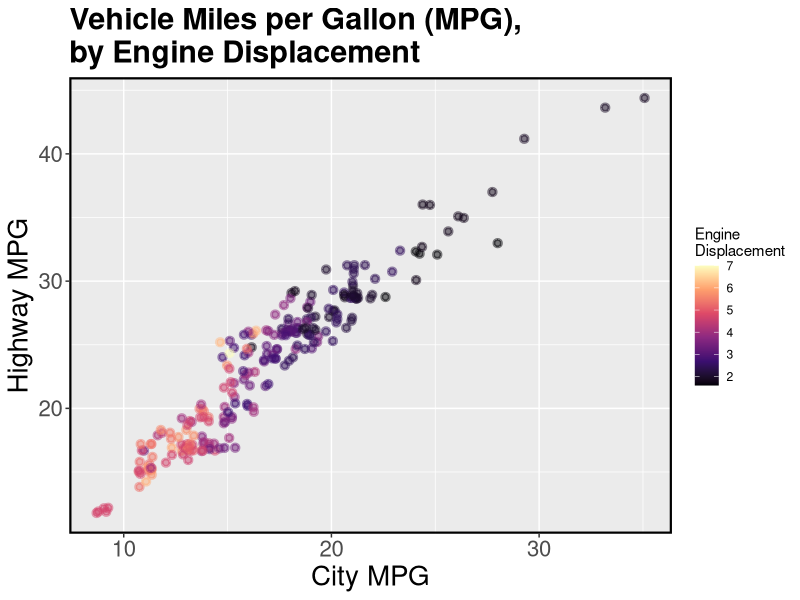
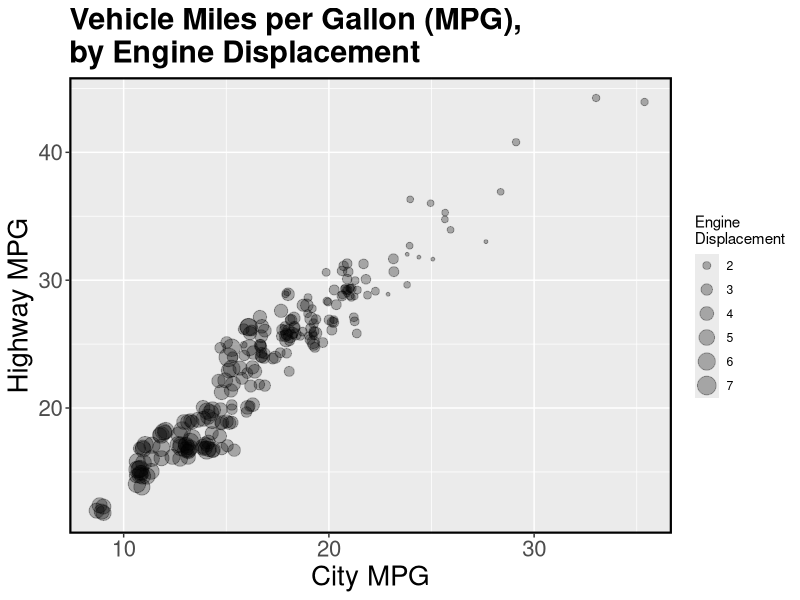
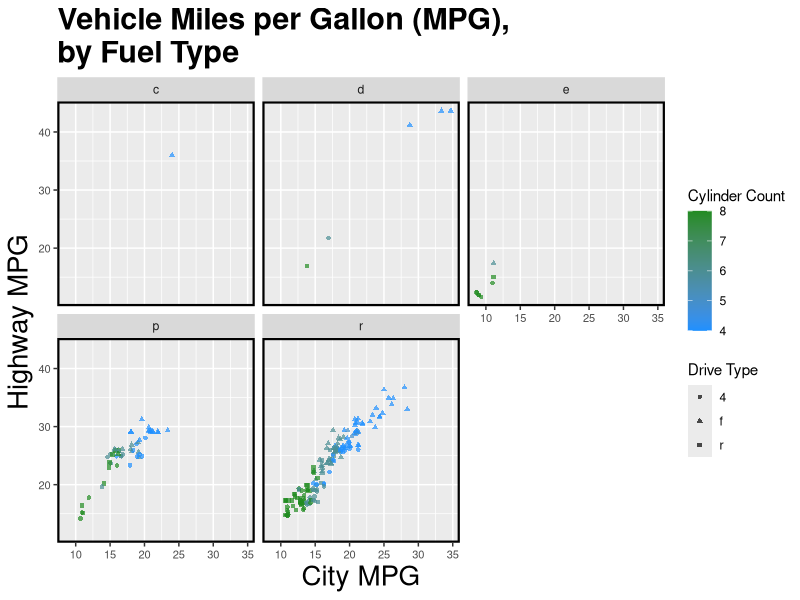
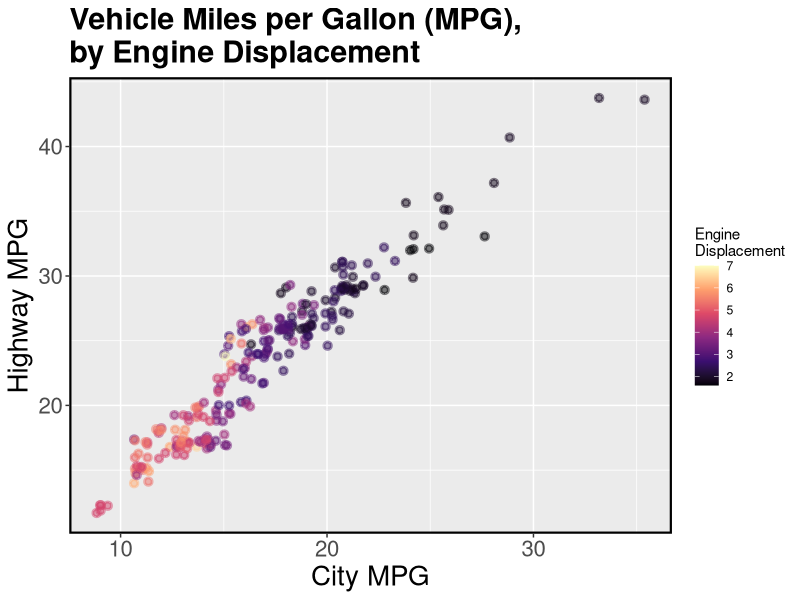
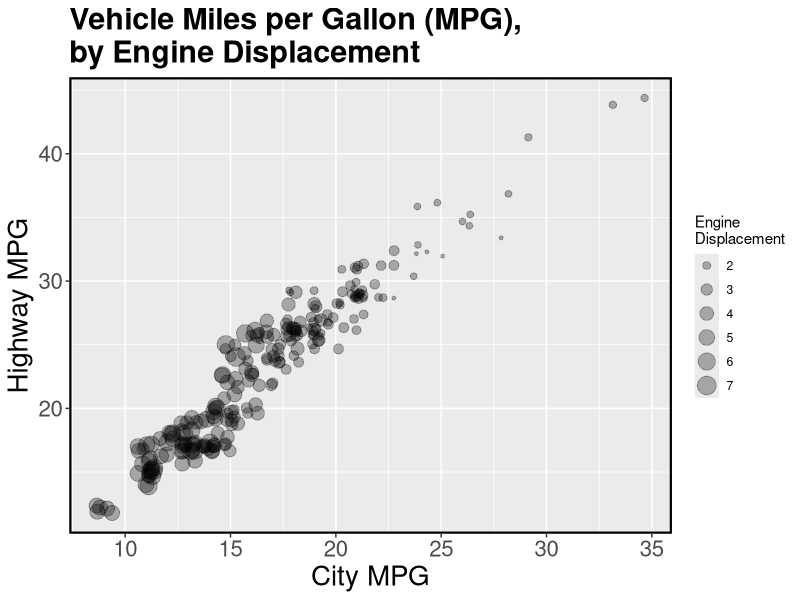
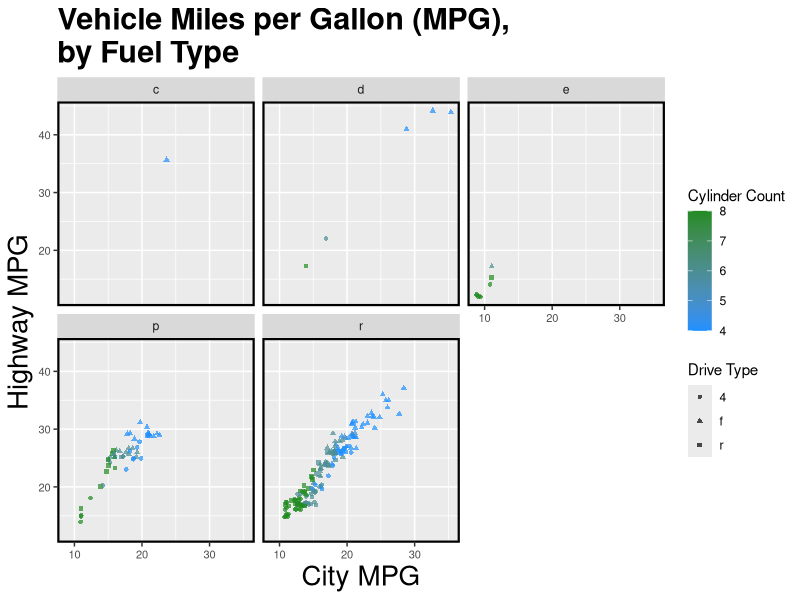

Reproduce these figures in R, in order.
## ---- chunk 1
knitr::opts_chunk$set(echo = TRUE, warning = FALSE, message = FALSE)

# Change working dir in RMarkdown cell
knitr::opts_knit$set(root.dir = 
'C:/Users/AC069015/kumc_applied_stats/data_824_data_viz_and_acquisition/5_multivariate_eda_part_two'
)

library(dplyr)
library(tidyr)
library(ggplot2)

df <- mpg
## ---- chunk 2
df[sapply(df, is.character)] <- lapply(df[sapply(df, is.character)], as.factor)
## ---- chunk 3
df %>% 
  ggplot(aes(x = cty, y = hwy, color = displ)) +
  geom_point(
     position = "jitter",
     alpha = 0.5,
     size = 1.5,
     stroke = 1.5,
     ) +
  scale_color_viridis_c(option = "magma", name = "Engine\nDisplacement") +
  xlab("City MPG") +
  ylab("Highway MPG") +
  ggtitle("Vehicle Miles per Gallon (MPG),\nby Engine Displacement") +
  theme(
      axis.text = element_text(size = 16),
      axis.title = element_text(size = 20),
      plot.title = element_text(size = 22, face = "bold"),
      panel.border = element_rect(color = "black", fill = NA, size = 1.5)
      )
## ---- chunk 4
ggsave(
    filename = "images/05_assignment_fig1.png",
    units = "cm",
    width = 29.7,
    height = 21,
    dpi = 600
    )
## ---- chunk 5
df %>% 
  ggplot(aes(x = cty, y = hwy, size = displ)) +
  geom_point(
     color = "black",
     fill = "white",
     position = "jitter",
     alpha = 0.3,
     ) +
  scale_size(
      # trans = "reverse",
      name = "Engine\nDisplacement"
      ) +
  xlab("City MPG") +
  ylab("Highway MPG") +
  ggtitle("Vehicle Miles per Gallon (MPG),\nby Engine Displacement") +
  theme(
      axis.text = element_text(size = 16),
      axis.title = element_text(size = 20),
      plot.title = element_text(size = 22, face = "bold"),
      panel.border = element_rect(color = "black", fill = NA, size = 1.5)
      )
## ---- chunk 6
ggsave(
    filename = "images/05_assignment_fig2.png",
    units = "cm",
    width = 29.7,
    height = 21,
    dpi = 600
    )
## ---- chunk 7
df %>% 
  ggplot(aes(x = cty, y = hwy, color = cyl, shape = drv)) +
  geom_point(
     position = "jitter",
     alpha = 0.7,
     size = 1.25,
     ) +
  scale_colour_gradient(
      low = "dodgerblue",
      high = "forestgreen",
      name = "Cylinder Count",
      ) +
  scale_shape(name = "Drive Type") +
  facet_wrap(~fl, scales = "fixed") +
  xlab("City MPG") +
  ylab("Highway MPG") +
  ggtitle("Vehicle Miles per Gallon (MPG),\nby Fuel Type") +
  theme(
      axis.text = element_text(size = 8),
      axis.title = element_text(size = 20),
      plot.title = element_text(size = 22, face = "bold"),
      panel.border = element_rect(color = "black", fill = NA, size = 1.5)
      )
## ---- chunk 8
ggsave(
    filename = "images/05_assignment_fig3.png",
    units = "cm",
    width = 29.7,
    height = 21,
    dpi = 600
    )
